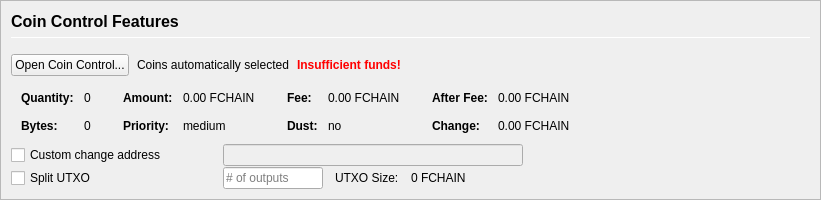
         <widget class="QFrame" name="frameCoinControl">
          <property name="sizePolicy">
           <sizepolicy hsizetype="Expanding" vsizetype="Expanding">
            <horstretch>0</horstretch>
            <verstretch>0</verstretch>
           </sizepolicy>
          </property>
          <property name="maximumSize">
           <size>
            <width>16777215</width>
            <height>16777215</height>
           </size>
          </property>
          <property name="frameShape">
           <enum>QFrame::StyledPanel</enum>
          </property>
          <property name="frameShadow">
           <enum>QFrame::Sunken</enum>
          </property>
          <layout class="QVBoxLayout" name="verticalLayoutCoinControl2">
           <property name="spacing">
            <number>0</number>
           </property>
           <property name="leftMargin">
            <number>0</number>
           </property>
           <property name="topMargin">
            <number>0</number>
           </property>
           <property name="rightMargin">
            <number>0</number>
           </property>
           <property name="bottomMargin">
            <number>0</number>
           </property>
           <item>
            <widget class="QFrame" name="frameCoinControl_BG">
             <layout class="QVBoxLayout" name="verticalLayoutCoinControl" stretch="0,0,0,0,0,0">
              <property name="spacing">
               <number>1</number>
              </property>
              <property name="leftMargin">
               <number>10</number>
              </property>
              <property name="topMargin">
               <number>10</number>
              </property>
              <item>
               <layout class="QHBoxLayout" name="horizontalLayoutCoinControl1">
                <property name="bottomMargin">
                 <number>15</number>
                </property>
                <item>
                 <layout class="QVBoxLayout" name="verticalLayout_3">
                  <property name="spacing">
                   <number>6</number>
                  </property>
                  <item>
                   <widget class="QLabel" name="labelCoinControlFeatures">
                    <property name="sizePolicy">
                     <sizepolicy hsizetype="Preferred" vsizetype="Maximum">
                      <horstretch>0</horstretch>
                      <verstretch>0</verstretch>
                     </sizepolicy>
                    </property>
                    <property name="minimumSize">
                     <size>
                      <width>0</width>
                      <height>20</height>
                     </size>
                    </property>
                    <property name="font">
                     <font>
                      <pointsize>12</pointsize>
                      <weight>75</weight>
                      <bold>true</bold>
                     </font>
                    </property>
                    <property name="styleSheet">
                     <string notr="true">font-weight:bold;</string>
                    </property>
                    <property name="text">
                     <string>Coin Control Features</string>
                    </property>
                   </widget>
                  </item>
                  <item>
                   <widget class="Line" name="line">
                    <property name="minimumSize">
                     <size>
                      <width>0</width>
                      <height>1</height>
                     </size>
                    </property>
                    <property name="maximumSize">
                     <size>
                      <width>16777215</width>
                      <height>1</height>
                     </size>
                    </property>
                    <property name="orientation">
                     <enum>Qt::Horizontal</enum>
                    </property>
                   </widget>
                  </item>
                 </layout>
                </item>
               </layout>
              </item>
              <item>
               <layout class="QHBoxLayout" name="horizontalLayoutCoinControl2" stretch="0,0,0,0">
                <property name="spacing">
                 <number>8</number>
                </property>
                <property name="bottomMargin">
                 <number>10</number>
                </property>
                <item>
                 <widget class="QPushButton" name="pushButtonCoinControl">
                  <property name="styleSheet">
                   <string notr="true"/>
                  </property>
                  <property name="text">
                   <string>Open Coin Control...</string>
                  </property>
                  <property name="autoDefault">
                   <bool>false</bool>
                  </property>
                 </widget>
                </item>
                <item>
                 <widget class="QLabel" name="labelCoinControlAutomaticallySelected">
                  <property name="text">
                   <string>Coins automatically selected</string>
                  </property>
                  <property name="margin">
                   <number>5</number>
                  </property>
                 </widget>
                </item>
                <item>
                 <widget class="QLabel" name="labelCoinControlInsuffFunds">
                  <property name="font">
                   <font>
                    <weight>75</weight>
                    <bold>true</bold>
                   </font>
                  </property>
                  <property name="styleSheet">
                   <string notr="true">color:red;font-weight:bold;</string>
                  </property>
                  <property name="text">
                   <string>Insufficient funds!</string>
                  </property>
                  <property name="margin">
                   <number>5</number>
                  </property>
                 </widget>
                </item>
                <item>
                 <spacer name="horizontalSpacerCoinControl">
                  <property name="orientation">
                   <enum>Qt::Horizontal</enum>
                  </property>
                  <property name="sizeHint" stdset="0">
                   <size>
                    <width>40</width>
                    <height>1</height>
                   </size>
                  </property>
                 </spacer>
                </item>
               </layout>
              </item>
              <item>
               <widget class="QWidget" name="widgetCoinControl" native="true">
                <property name="sizePolicy">
                 <sizepolicy hsizetype="Preferred" vsizetype="Preferred">
                  <horstretch>0</horstretch>
                  <verstretch>0</verstretch>
                 </sizepolicy>
                </property>
                <property name="minimumSize">
                 <size>
                  <width>0</width>
                  <height>0</height>
                 </size>
                </property>
                <property name="styleSheet">
                 <string notr="true"/>
                </property>
                <layout class="QHBoxLayout" name="horizontalLayoutCoinControl5">
                 <property name="leftMargin">
                  <number>0</number>
                 </property>
                 <property name="topMargin">
                  <number>0</number>
                 </property>
                 <property name="rightMargin">
                  <number>0</number>
                 </property>
                 <property name="bottomMargin">
                  <number>0</number>
                 </property>
                 <item>
                  <layout class="QHBoxLayout" name="horizontalLayoutCoinControl3" stretch="0,0,0,1">
                   <property name="spacing">
                    <number>20</number>
                   </property>
                   <property name="topMargin">
                    <number>0</number>
                   </property>
                   <property name="bottomMargin">
                    <number>10</number>
                   </property>
                   <item>
                    <layout class="QFormLayout" name="formLayoutCoinControl1">
                     <property name="horizontalSpacing">
                      <number>10</number>
                     </property>
                     <property name="verticalSpacing">
                      <number>14</number>
                     </property>
                     <property name="leftMargin">
                      <number>10</number>
                     </property>
                     <property name="topMargin">
                      <number>4</number>
                     </property>
                     <property name="rightMargin">
                      <number>6</number>
                     </property>
                     <item row="0" column="0">
                      <widget class="QLabel" name="labelCoinControlQuantityText">
                       <property name="font">
                        <font>
                         <weight>75</weight>
                         <bold>true</bold>
                        </font>
                       </property>
                       <property name="text">
                        <string>Quantity:</string>
                       </property>
                       <property name="margin">
                        <number>0</number>
                       </property>
                      </widget>
                     </item>
                     <item row="0" column="1">
                      <widget class="QLabel" name="labelCoinControlQuantity">
                       <property name="cursor">
                        <cursorShape>IBeamCursor</cursorShape>
                       </property>
                       <property name="contextMenuPolicy">
                        <enum>Qt::ActionsContextMenu</enum>
                       </property>
                       <property name="text">
                        <string notr="true">0</string>
                       </property>
                       <property name="margin">
                        <number>0</number>
                       </property>
                       <property name="textInteractionFlags">
                        <set>Qt::LinksAccessibleByMouse|Qt::TextSelectableByKeyboard|Qt::TextSelectableByMouse</set>
                       </property>
                      </widget>
                     </item>
                     <item row="1" column="0">
                      <widget class="QLabel" name="labelCoinControlBytesText">
                       <property name="font">
                        <font>
                         <weight>75</weight>
                         <bold>true</bold>
                        </font>
                       </property>
                       <property name="text">
                        <string>Bytes:</string>
                       </property>
                      </widget>
                     </item>
                     <item row="1" column="1">
                      <widget class="QLabel" name="labelCoinControlBytes">
                       <property name="cursor">
                        <cursorShape>IBeamCursor</cursorShape>
                       </property>
                       <property name="contextMenuPolicy">
                        <enum>Qt::ActionsContextMenu</enum>
                       </property>
                       <property name="text">
                        <string notr="true">0</string>
                       </property>
                       <property name="textInteractionFlags">
                        <set>Qt::LinksAccessibleByMouse|Qt::TextSelectableByKeyboard|Qt::TextSelectableByMouse</set>
                       </property>
                      </widget>
                     </item>
                    </layout>
                   </item>
                   <item>
                    <layout class="QFormLayout" name="formLayoutCoinControl2">
                     <property name="horizontalSpacing">
                      <number>10</number>
                     </property>
                     <property name="verticalSpacing">
                      <number>14</number>
                     </property>
                     <property name="leftMargin">
                      <number>6</number>
                     </property>
                     <property name="topMargin">
                      <number>4</number>
                     </property>
                     <property name="rightMargin">
                      <number>6</number>
                     </property>
                     <item row="0" column="0">
                      <widget class="QLabel" name="labelCoinControlAmountText">
                       <property name="font">
                        <font>
                         <weight>75</weight>
                         <bold>true</bold>
                        </font>
                       </property>
                       <property name="text">
                        <string>Amount:</string>
                       </property>
                       <property name="margin">
                        <number>0</number>
                       </property>
                      </widget>
                     </item>
                     <item row="0" column="1">
                      <widget class="QLabel" name="labelCoinControlAmount">
                       <property name="cursor">
                        <cursorShape>IBeamCursor</cursorShape>
                       </property>
                       <property name="contextMenuPolicy">
                        <enum>Qt::ActionsContextMenu</enum>
                       </property>
                       <property name="text">
                        <string notr="true">0.00 FCHAIN</string>
                       </property>
                       <property name="textInteractionFlags">
                        <set>Qt::LinksAccessibleByMouse|Qt::TextSelectableByKeyboard|Qt::TextSelectableByMouse</set>
                       </property>
                      </widget>
                     </item>
                     <item row="1" column="0">
                      <widget class="QLabel" name="labelCoinControlPriorityText">
                       <property name="font">
                        <font>
                         <weight>75</weight>
                         <bold>true</bold>
                        </font>
                       </property>
                       <property name="text">
                        <string>Priority:</string>
                       </property>
                      </widget>
                     </item>
                     <item row="1" column="1">
                      <widget class="QLabel" name="labelCoinControlPriority">
                       <property name="cursor">
                        <cursorShape>IBeamCursor</cursorShape>
                       </property>
                       <property name="contextMenuPolicy">
                        <enum>Qt::ActionsContextMenu</enum>
                       </property>
                       <property name="text">
                        <string>medium</string>
                       </property>
                       <property name="textInteractionFlags">
                        <set>Qt::LinksAccessibleByMouse|Qt::TextSelectableByKeyboard|Qt::TextSelectableByMouse</set>
                       </property>
                      </widget>
                     </item>
                    </layout>
                   </item>
                   <item>
                    <layout class="QFormLayout" name="formLayoutCoinControl3">
                     <property name="horizontalSpacing">
                      <number>10</number>
                     </property>
                     <property name="verticalSpacing">
                      <number>14</number>
                     </property>
                     <property name="leftMargin">
                      <number>6</number>
                     </property>
                     <property name="topMargin">
                      <number>4</number>
                     </property>
                     <property name="rightMargin">
                      <number>6</number>
                     </property>
                     <item row="0" column="0">
                      <widget class="QLabel" name="labelCoinControlFeeText">
                       <property name="font">
                        <font>
                         <weight>75</weight>
                         <bold>true</bold>
                        </font>
                       </property>
                       <property name="text">
                        <string>Fee:</string>
                       </property>
                       <property name="margin">
                        <number>0</number>
                       </property>
                      </widget>
                     </item>
                     <item row="0" column="1">
                      <widget class="QLabel" name="labelCoinControlFee">
                       <property name="cursor">
                        <cursorShape>IBeamCursor</cursorShape>
                       </property>
                       <property name="contextMenuPolicy">
                        <enum>Qt::ActionsContextMenu</enum>
                       </property>
                       <property name="text">
                        <string notr="true">0.00 FCHAIN</string>
                       </property>
                       <property name="textInteractionFlags">
                        <set>Qt::LinksAccessibleByMouse|Qt::TextSelectableByKeyboard|Qt::TextSelectableByMouse</set>
                       </property>
                      </widget>
                     </item>
                     <item row="1" column="0">
                      <widget class="QLabel" name="labelCoinControlLowOutputText">
                       <property name="font">
                        <font>
                         <weight>75</weight>
                         <bold>true</bold>
                        </font>
                       </property>
                       <property name="text">
                        <string>Dust:</string>
                       </property>
                      </widget>
                     </item>
                     <item row="1" column="1">
                      <widget class="QLabel" name="labelCoinControlLowOutput">
                       <property name="cursor">
                        <cursorShape>IBeamCursor</cursorShape>
                       </property>
                       <property name="contextMenuPolicy">
                        <enum>Qt::ActionsContextMenu</enum>
                       </property>
                       <property name="text">
                        <string>no</string>
                       </property>
                       <property name="textInteractionFlags">
                        <set>Qt::LinksAccessibleByMouse|Qt::TextSelectableByKeyboard|Qt::TextSelectableByMouse</set>
                       </property>
                      </widget>
                     </item>
                    </layout>
                   </item>
                   <item>
                    <layout class="QFormLayout" name="formLayoutCoinControl4">
                     <property name="horizontalSpacing">
                      <number>10</number>
                     </property>
                     <property name="verticalSpacing">
                      <number>14</number>
                     </property>
                     <property name="leftMargin">
                      <number>6</number>
                     </property>
                     <property name="topMargin">
                      <number>4</number>
                     </property>
                     <property name="rightMargin">
                      <number>6</number>
                     </property>
                     <item row="0" column="0">
                      <widget class="QLabel" name="labelCoinControlAfterFeeText">
                       <property name="font">
                        <font>
                         <weight>75</weight>
                         <bold>true</bold>
                        </font>
                       </property>
                       <property name="text">
                        <string>After Fee:</string>
                       </property>
                       <property name="margin">
                        <number>0</number>
                       </property>
                      </widget>
                     </item>
                     <item row="0" column="1">
                      <widget class="QLabel" name="labelCoinControlAfterFee">
                       <property name="cursor">
                        <cursorShape>IBeamCursor</cursorShape>
                       </property>
                       <property name="contextMenuPolicy">
                        <enum>Qt::ActionsContextMenu</enum>
                       </property>
                       <property name="text">
                        <string notr="true">0.00 FCHAIN</string>
                       </property>
                       <property name="textInteractionFlags">
                        <set>Qt::LinksAccessibleByMouse|Qt::TextSelectableByKeyboard|Qt::TextSelectableByMouse</set>
                       </property>
                      </widget>
                     </item>
                     <item row="1" column="0">
                      <widget class="QLabel" name="labelCoinControlChangeText">
                       <property name="font">
                        <font>
                         <weight>75</weight>
                         <bold>true</bold>
                        </font>
                       </property>
                       <property name="text">
                        <string>Change:</string>
                       </property>
                      </widget>
                     </item>
                     <item row="1" column="1">
                      <widget class="QLabel" name="labelCoinControlChange">
                       <property name="cursor">
                        <cursorShape>IBeamCursor</cursorShape>
                       </property>
                       <property name="contextMenuPolicy">
                        <enum>Qt::ActionsContextMenu</enum>
                       </property>
                       <property name="text">
                        <string notr="true">0.00 FCHAIN</string>
                       </property>
                       <property name="textInteractionFlags">
                        <set>Qt::LinksAccessibleByMouse|Qt::TextSelectableByKeyboard|Qt::TextSelectableByMouse</set>
                       </property>
                      </widget>
                     </item>
                    </layout>
                   </item>
                  </layout>
                 </item>
                </layout>
               </widget>
              </item>
              <item>
               <layout class="QHBoxLayout" name="horizontalLayoutCoinControl4">
                <property name="spacing">
                 <number>12</number>
                </property>
                <property name="sizeConstraint">
                 <enum>QLayout::SetDefaultConstraint</enum>
                </property>
                <property name="topMargin">
                 <number>0</number>
                </property>
                <property name="rightMargin">
                 <number>0</number>
                </property>
                <item>
                 <widget class="QCheckBox" name="checkBoxCoinControlChange">
                  <property name="sizePolicy">
                   <sizepolicy hsizetype="Preferred" vsizetype="Preferred">
                    <horstretch>0</horstretch>
                    <verstretch>0</verstretch>
                   </sizepolicy>
                  </property>
                  <property name="minimumSize">
                   <size>
                    <width>200</width>
                    <height>0</height>
                   </size>
                  </property>
                  <property name="maximumSize">
                   <size>
                    <width>200</width>
                    <height>16777215</height>
                   </size>
                  </property>
                  <property name="toolTip">
                   <string>If this is activated, but the change address is empty or invalid, change will be sent to a newly generated address.</string>
                  </property>
                  <property name="text">
                   <string>Custom change address</string>
                  </property>
                 </widget>
                </item>
                <item>
                 <widget class="QValidatedLineEdit" name="lineEditCoinControlChange">
                  <property name="enabled">
                   <bool>false</bool>
                  </property>
                  <property name="sizePolicy">
                   <sizepolicy hsizetype="Preferred" vsizetype="Preferred">
                    <horstretch>0</horstretch>
                    <verstretch>0</verstretch>
                   </sizepolicy>
                  </property>
                  <property name="minimumSize">
                   <size>
                    <width>300</width>
                    <height>0</height>
                   </size>
                  </property>
                 </widget>
                </item>
                <item>
                 <widget class="QLabel" name="labelCoinControlChangeLabel">
                  <property name="sizePolicy">
                   <sizepolicy hsizetype="Preferred" vsizetype="Preferred">
                    <horstretch>0</horstretch>
                    <verstretch>0</verstretch>
                   </sizepolicy>
                  </property>
                  <property name="minimumSize">
                   <size>
                    <width>100</width>
                    <height>0</height>
                   </size>
                  </property>
                  <property name="text">
                   <string/>
                  </property>
                  <property name="margin">
                   <number>3</number>
                  </property>
                 </widget>
                </item>
               </layout>
              </item>
              <item>
               <layout class="QHBoxLayout" name="horizontalLayoutCoinControl6">
                <property name="spacing">
                 <number>12</number>
                </property>
                <property name="rightMargin">
                 <number>0</number>
                </property>
                <item>
                 <widget class="QCheckBox" name="splitBlockCheckBox">
                  <property name="sizePolicy">
                   <sizepolicy hsizetype="Preferred" vsizetype="Preferred">
                    <horstretch>0</horstretch>
                    <verstretch>0</verstretch>
                   </sizepolicy>
                  </property>
                  <property name="minimumSize">
                   <size>
                    <width>200</width>
                    <height>0</height>
                   </size>
                  </property>
                  <property name="maximumSize">
                   <size>
                    <width>200</width>
                    <height>16777215</height>
                   </size>
                  </property>
                  <property name="text">
                   <string>Split UTXO</string>
                  </property>
                 </widget>
                </item>
                <item>
                 <widget class="QLineEdit" name="splitBlockLineEdit">
                  <property name="sizePolicy">
                   <sizepolicy hsizetype="Preferred" vsizetype="Preferred">
                    <horstretch>50</horstretch>
                    <verstretch>0</verstretch>
                   </sizepolicy>
                  </property>
                  <property name="minimumSize">
                   <size>
                    <width>100</width>
                    <height>0</height>
                   </size>
                  </property>
                  <property name="maximumSize">
                   <size>
                    <width>100</width>
                    <height>16777215</height>
                   </size>
                  </property>
                  <property name="placeholderText">
                   <string># of outputs</string>
                  </property>
                 </widget>
                </item>
                <item>
                 <widget class="QLabel" name="labelBlockSizeText">
                  <property name="text">
                   <string>UTXO Size:</string>
                  </property>
                 </widget>
                </item>
                <item>
                 <widget class="QLabel" name="labelBlockSize">
                  <property name="text">
                   <string>0 FCHAIN</string>
                  </property>
                 </widget>
                </item>
                <item>
                 <spacer name="horizontalSpacer_7">
                  <property name="orientation">
                   <enum>Qt::Horizontal</enum>
                  </property>
                  <property name="sizeHint" stdset="0">
                   <size>
                    <width>40</width>
                    <height>20</height>
                   </size>
                  </property>
                 </spacer>
                </item>
               </layout>
              </item>
              <item>
               <spacer name="verticalSpacerCoinControl">
                <property name="orientation">
                 <enum>Qt::Vertical</enum>
                </property>
                <property name="sizeHint" stdset="0">
                 <size>
                  <width>800</width>
                  <height>1</height>
                 </size>
                </property>
               </spacer>
              </item>
             </layout>
            </widget>
           </item>
          </layout>
         </widget>
